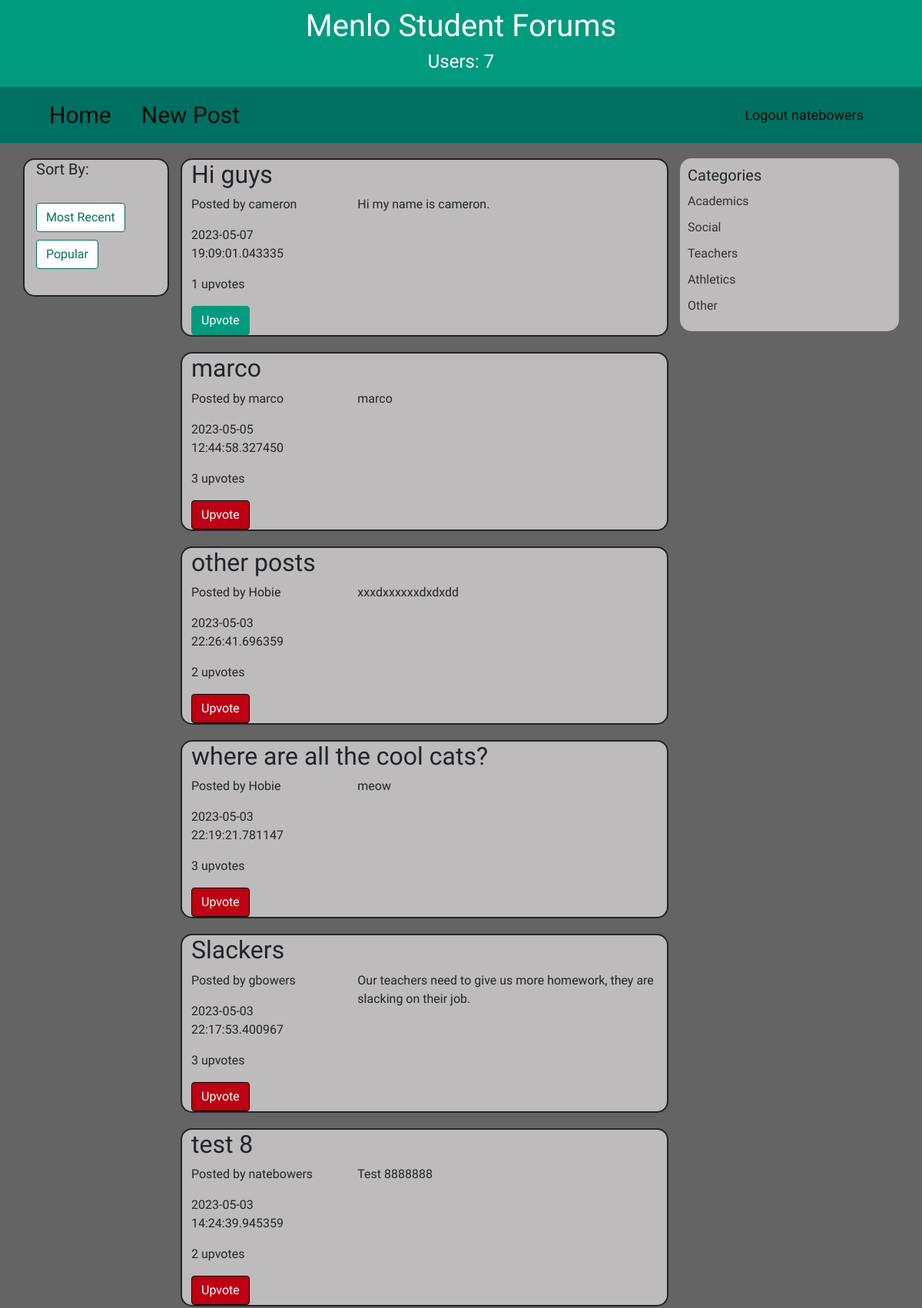
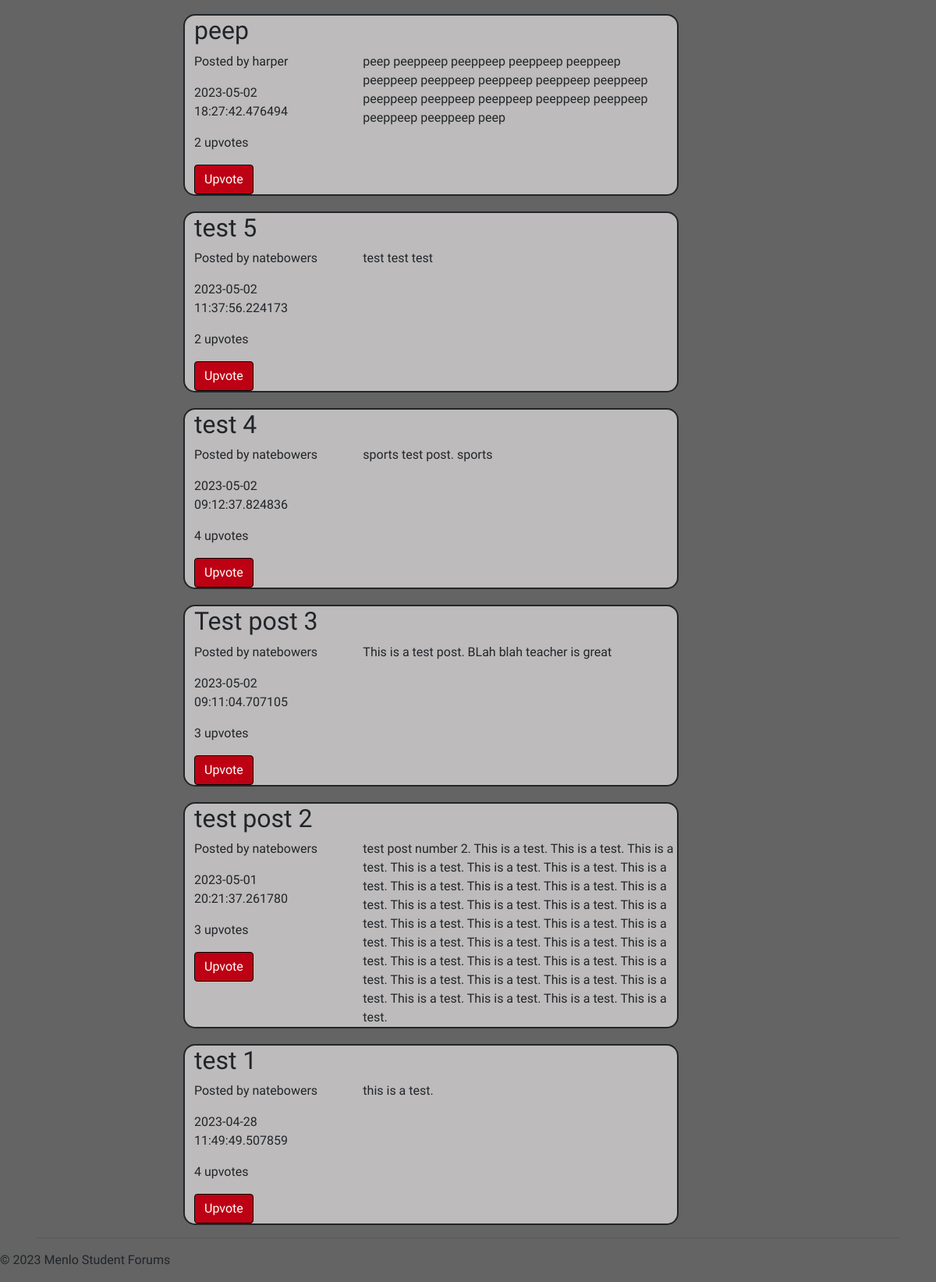
Screenshot of /home (signed in) with the database file from the repository (2 pictures, top to bottom).
### models.py (models this page shows, shortened)
class User(Base):
    __tablename__ = "users"
    username = Column("username", TEXT, primary_key=True)
    password = Column("password", TEXT, nullable=False)
    upvotes = relationship("Upvote", back_populates="user")

class Post(Base):
    __tablename__ = "posts"
    title = Column("title", TEXT, nullable=False)
    topic = Column("topic", TEXT, nullable=False)
    content = Column("content", TEXT, nullable=False)
    user_id = Column("user_id", TEXT, nullable=False)
    id = Column("id", INTEGER, primary_key=True, autoincrement=True)
    time = Column("time", TEXT, nullable=False)
    upvotes = relationship("Upvote", back_populates="post",overlaps="upvotes")
    upvoters = relationship("User", secondary="upvotes", primaryjoin="Post.id == Upvote.post_id", secondaryjoin="User.username == Upvote.upvoter_username", backref="upvoted_posts")

### app.py (the view)
@app.route("/home")
def home():
    if "username" in session:
        posts = db_session.query(Post).order_by(Post.time.desc()).all()
        count_users=db_session.query(User).count()
        logged_in_user=db_session.query(User).where(User.username == session["username"]).first()
        return render_template("home.html",posts=posts, count_users=count_users, u=logged_in_user)
    else:
        flash("You need to log in")
        count_users=db_session.query(User).count()
        return redirect(url_for("login", count_users=count_users))

### templates/home.html (shortened to what this page needs)
{% set active_page = "home" %}
{% extends "base.html" %}
{% block content %}
<nav class="navbar navbar-expand-lg navbar-light">
    <div class="container">
      <a class="navbar-brand homenavbar nav-left-buttons" href="/home">Home</a>
      <a class="navbar-brand nav-left-buttons mr-auto" href="/newpost">New Post</a>
      <div class=" justify-content-end">
        <ul class="navbar-nav">
          <li class="nav-item ml-auto">
            <a class="navbar-brand" href="/logout">Logout {{u.username}}</a>
          </li>
        </ul>
      </div>
    </div>
  </nav>
<div class="container">
    <div class="row">
        <div class="col-md-2 sortby">
            <h4>Sort By:</h4>
            <br>
            <a class="btn btn-default" href="/home/recent">Most Recent</a>
            <br>
            <a class="btn btn-default" href="/home/popular">Popular</a>
        </div>
        <div class="col-md-7">
            {% for post in posts %}
                <div class="post" id="post{{post.id}}">
                    <h2 class="post-title">{{ post.title }}</h2>
                    <div class="row">
                        <div class="col-md-4">
                            <p class="post-info">Posted by {{ post.user_id }}</p>
                            <p>{{ post.time }}</p>
                            <p class="post-stats">{{ post.upvotes|length }} upvotes</p>
                            {%if u in post.upvoters%}
                                <button type="submit" class="btn btn-primary disabled-submit-button">Upvote</button>
                            {%else%}
                                <form method="POST" action="/upvote">
                                    <button type="submit" class="btn btn-primary upvote-btn">Upvote</button>
                                </form>
                            {%endif%}
                        </div>
                        <div class="col-md-8">
                            <div class="post-content">
                                <p>{{ post.content }}</p>
                            </div>
                        </div>
                    </div>
                </div>
            {% endfor %}
        </div>
        <div class="col-md-3 categories">
            <h3>Categories</h3>
            <ul>
                <li><a href="/home/academics">Academics</a></li>
                <li><a href="/home/social">Social</a></li>
                <li><a href="/home/teachers">Teachers</a></li>
                <li><a href="/home/athletics">Athletics</a></li>
                <li><a href="/home/other">Other</a></li>
            </ul>
        </div>
    </div>
    <hr>
</div>
{%endblock%}

### templates/base.html (shortened to what this page needs)
<!DOCTYPE html>
<html lang="en">
<head>
  <link rel="stylesheet" href="https://stackpath.bootstrapcdn.com/bootstrap/4.3.1/css/bootstrap.min.css">
  <link rel="stylesheet" href="{{url_for('static', filename='styles/style.css')}}">
</head>
<body>
    {% set active_page = active_page|default('home') -%}
  <div class="top-bar">
      <h1>Menlo Student Forums</h1>
      <h4>Users: {{count_users }}</h4>
  </div>
  {% block content %}
  {% endblock %}
  <footer>
    <p>&copy; 2023 Menlo Student Forums</p>
  </footer>
</body>
</html>

### static/styles/style.css (style rules this page uses)
body { background-color: #646464; font-family: 'Jura', sans-serif; }
.top-bar { background-color: #009B7F; color: #FFFFFF; padding: 10px; font-size: 24px; text-align: center; }
.btn-primary { background-color: #009B7F; border-color: #009B7F; }
.navbar { background-color: #007062; color: #FFFFFF; }
.navbar a { color: #FFFFFF; display: inline-block; padding: 2px 4px; border-radius: 5px; }
.nav-left-buttons { align-self: left; }
.homenavbar { padding-right: 3vw; }
.navbar-brand { font-family: 'Jura', sans-serif; font-size: 30px; color: #FFF; margin-left: 15px; }
.navbar-nav li a { font-size: 18px; color: #FFF; padding: 15px; }
.sortby h4 { font-family: 'Jura', sans-serif; font-size: 20px; }
.sortby a { margin-right: 10px; margin-bottom: 10px; background-color: #FFF; color: #007062; border-color: #007062; }
.sortby { border:#212529 2px solid; background-color: #bdbbbb; max-height: 180px; margin-top:20px; border-radius:15px; }
.post { border:#212529 2px solid; margin-top:20px; padding-left:1vw; border-radius: 15px; background-color: #bdbbbb; }
.post-content p { margin-bottom: 0; }
.disabled-submit-button { background-color: #bd0013; border-color: black; }
.categories { background-color: #bdbbbb; padding: 10px; margin-top: 20px; border-radius: 15px; max-height: 225px; }
.categories h3 { font-size: 20px; margin-top: 0; margin-bottom: 10px; }
.categories ul { list-style: none; padding: 0; margin: 0; }
.categories li { margin-bottom: 10px; }
.categories a { color: #333333; text-decoration: none; }

### rows the page displays
User: username "natebowers"
Post: title "Hi guys", user_id "cameron", time "2023-05-07 19:09:01.043335", upvotes|length "1", content "Hi my name is cameron."
Post: title "marco", user_id "marco", time "2023-05-05 12:44:58.327450", upvotes|length "3", shows "Upvote", content "marco"
Post: title "other posts", user_id "Hobie", time "2023-05-03 22:26:41.696359", upvotes|length "2", shows "Upvote", content "xxxdxxxxxxdxdxdd"
Post: title "where are all the cool cats?", user_id "Hobie", time "2023-05-03 22:19:21.781147", upvotes|length "3", shows "Upvote", content "meow"
Post: title "Slackers", user_id "gbowers", time "2023-05-03 22:17:53.400967", upvotes|length "3", shows "Upvote", content "Our teachers need to give us more homework, they are slacking on their job."
Post: title "test 8", user_id "natebowers", time "2023-05-03 14:24:39.945359", upvotes|length "2", shows "Upvote", content "Test 8888888"
Post: title "peep", user_id "harper", time "2023-05-02 18:27:42.476494", upvotes|length "2", shows "Upvote", content "peep peeppeep peeppeep peeppeep peeppeep peeppeep peeppeep peeppeep peeppeep peeppeep peeppeep peeppeep peeppeep peeppeep peeppeep peeppeep peeppeep peep"
Post: title "test 5", user_id "natebowers", time "2023-05-02 11:37:56.224173", upvotes|length "2", shows "Upvote", content "test test test"
Post: title "test 4", user_id "natebowers", time "2023-05-02 09:12:37.824836", upvotes|length "4", shows "Upvote", content "sports test post. sports"
Post: title "Test post 3", user_id "natebowers", time "2023-05-02 09:11:04.707105", upvotes|length "3", shows "Upvote", content "This is a test post. BLah blah teacher is great"
Post: title "test post 2", user_id "natebowers", time "2023-05-01 20:21:37.261780", upvotes|length "3", shows "Upvote", content "test post number 2. This is a test. This is a test. This is a test. This is a test. This is a test. This is a test. This is a test. This is a test. This is a test. This is a test. This is a test. This is a test. This is a test. This is a test. This is a test. This is a test. This is a test. This is a test. This is a test. This is a test. This is a test. This is a test. This is a test. This is a test. This is a test. This is a test. This is a test. This is a test. This is a test. This is a test. This is a test. This is a test. This is a test. This is a test. This is a test."
Post: title "test 1", user_id "natebowers", time "2023-04-28 11:49:49.507859", upvotes|length "4", shows "Upvote", content "this is a test."

### other values shown
{{ count_users }} "7"
